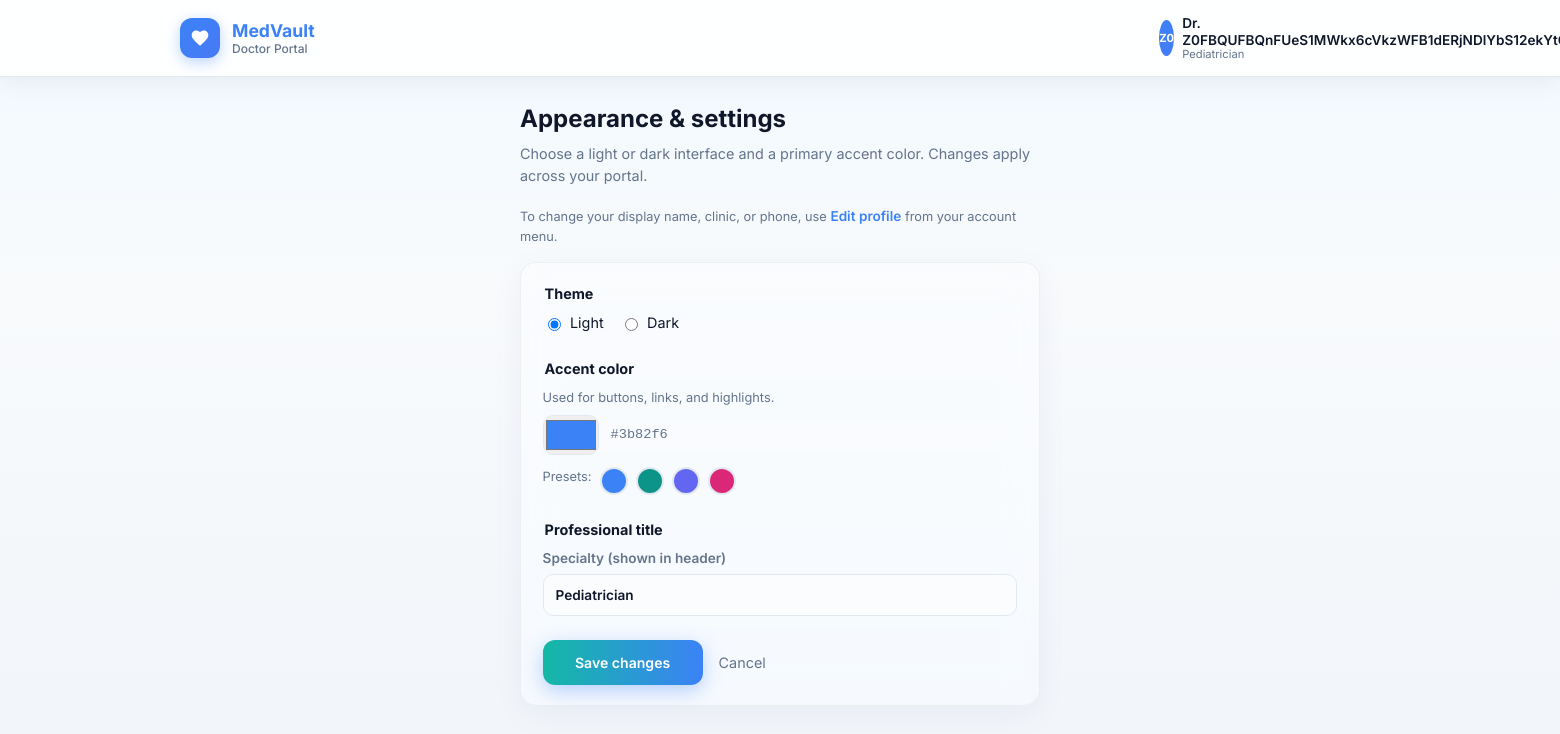
The app's page /settings (signed in) with its own data.
### tables this page shows
CREATE TABLE doctor_profiles (
  user_id INTEGER PRIMARY KEY,
  full_name TEXT NOT NULL DEFAULT '',
  profile_photo TEXT NOT NULL DEFAULT '',
  gender TEXT NOT NULL DEFAULT '',
  dob TEXT NOT NULL DEFAULT '',
  phone TEXT NOT NULL DEFAULT '',
  email TEXT NOT NULL DEFAULT '',
  address TEXT NOT NULL DEFAULT '',
  city TEXT NOT NULL DEFAULT '',
  state TEXT NOT NULL DEFAULT '',
  country TEXT NOT NULL DEFAULT '',
  specialty TEXT NOT NULL DEFAULT '',
  sub_specialty TEXT NOT NULL DEFAULT '',
  registration_number TEXT NOT NULL DEFAULT '',
  medical_council TEXT NOT NULL DEFAULT '',
  years_experience INTEGER NOT NULL DEFAULT 0,
  highest_qualification TEXT NOT NULL DEFAULT '',
  college_university TEXT NOT NULL DEFAULT '',
  hospital_clinic TEXT NOT NULL DEFAULT '',
  position TEXT NOT NULL DEFAULT '',
  consultation_fee REAL NOT NULL DEFAULT 0.0,
  languages_spoken TEXT NOT NULL DEFAULT '',
  working_days TEXT NOT NULL DEFAULT '',
  consultation_hours TEXT NOT NULL DEFAULT '',
  timezone TEXT NOT NULL DEFAULT '',
  online_consultation INTEGER NOT NULL DEFAULT 0,
  offline_consultation INTEGER NOT NULL DEFAULT 0,
  bio TEXT NOT NULL DEFAULT '',
  expertise TEXT NOT NULL DEFAULT '',
  certifications TEXT NOT NULL DEFAULT '',
  awards TEXT NOT NULL DEFAULT '',
  FOREIGN KEY (user_id) REFERENCES "users_old"(id)
);

CREATE TABLE users (
                  id INTEGER PRIMARY KEY AUTOINCREMENT,
                  username TEXT NOT NULL,
                  password_hash TEXT NOT NULL,
                  full_name TEXT NOT NULL DEFAULT '',
                  blood_group TEXT NOT NULL DEFAULT '',
                  allergies TEXT NOT NULL DEFAULT '',
                  medications TEXT NOT NULL DEFAULT '',
                  conditions TEXT NOT NULL DEFAULT '',
                  onboarding_done INTEGER NOT NULL DEFAULT 0,
                  portal_role TEXT NOT NULL DEFAULT 'patient',
                  theme_accent TEXT NOT NULL DEFAULT '#3b82f6',
                  theme_mode TEXT NOT NULL DEFAULT 'light',
                  doctor_specialty TEXT NOT NULL DEFAULT '',
                  doctor_phone TEXT NOT NULL DEFAULT '',
                  doctor_clinic TEXT NOT NULL DEFAULT '',
                  doctor_bio TEXT NOT NULL DEFAULT '',
                  UNIQUE(username, portal_role)
                );

### app_pkg/routes/core.py (the view, shortened to what this page needs)
@core_bp.route("/settings", methods=["GET", "POST"])
@login_required
def settings():
    db = get_db()
    role = _portal_role(current_user.id)
    theme = _portal_theme(current_user.id, current_user.username)
    if role == "doctor":
        row = db.execute(
            "SELECT doctor_specialty FROM users WHERE id = ?",
            (current_user.id,),
        ).fetchone()
        return render_template(
            "doctor_settings.html",
            theme=theme,
            doctor_specialty=(row["doctor_specialty"] or "") if row else "",
            portal_role=role,
        )
    return render_template("patient_settings.html", theme=theme, portal_role=role)

### app_pkg/db.py (called while the page is built)
def get_db():
    if "db" not in g:
        if DATABASE_URL:
            import psycopg2
            pg_conn = psycopg2.connect(DATABASE_URL)
            g.db = PgConnection(pg_conn)
        else:
            conn = sqlite3.connect(current_app.config["DATABASE"])
            conn.row_factory = sqlite3.Row
            g.db = conn
    return g.db

### app_pkg/routes/auth.py (called while the page is built)
@login_manager.user_loader
def load_user(user_id: str):
    db = get_db()
    row = db.execute("SELECT id, username, portal_role FROM users WHERE id = ?", (user_id,)).fetchone()
    if not row:
        return None
    return User(row["id"], row["username"], row["portal_role"])

### app_pkg/routes/core.py (called while the page is built)
def _portal_role(user_id: int) -> str:
    db = get_db()
    row = db.execute("SELECT portal_role FROM users WHERE id = ?", (user_id,)).fetchone()
    if not row or not row["portal_role"]:
        return "patient"
    return str(row["portal_role"]).strip().lower() or "patient"

def _normalize_accent(raw: str) -> str:
    raw = (raw or "").strip()
    if re.fullmatch(r"#[0-9A-Fa-f]{6}", raw):
        return raw
    return "#3b82f6"

def _hex_to_rgb_css(hex_color: str) -> str:
    h = hex_color.lstrip("#")
    if len(h) != 6:
        return "59, 130, 246"
    try:
        r, g, b = int(h[0:2], 16), int(h[2:4], 16), int(h[4:6], 16)
        return f"{r}, {g}, {b}"
    except ValueError:
        return "59, 130, 246"

@core_bp.before_app_request
def check_onboarding():
    if current_user and current_user.is_authenticated:
        if request.path == "/logout" or request.endpoint in ("core.onboarding", "core.complete_onboarding", "auth.logout", "static") or (request.endpoint and request.endpoint.startswith("static")):
            return
        db = get_db()
        row = db.execute("SELECT onboarding_done, portal_role FROM users WHERE id = ?", (int(current_user.id),)).fetchone()
        if row and not row["onboarding_done"]:
            return redirect(url_for("core.onboarding"))

### app_pkg/services/security.py (called while the page is built, shortened)
def _get_cipher() -> Fernet:
    key_from_env = os.environ.get("FERNET_KEY")
    if key_from_env:
        return Fernet(key_from_env.encode("utf-8"))

def decrypt_text(value: str) -> str:
    if not value:
        return ""
    try:
        token = base64.urlsafe_b64decode(value.encode("utf-8"))
        return _get_cipher().decrypt(token).decode("utf-8")
    except (InvalidToken, ValueError):
        return value

### templates/doctor_settings.html (shortened to what this page needs)
{% extends "base_doctor.html" %}
{% block content %}
  <div class="dr-shell dr-shell--narrow">
    <h1 class="dr-page-title">Appearance &amp; settings</h1>
    <p class="dr-page-lead">Choose a light or dark interface and a primary accent color. Changes apply across your portal.</p>
    <p class="dr-hint" style="margin: -0.25rem 0 1rem">
      To change your display name, clinic, or phone, use
      <a href="{{ url_for('core.doctor_profile') }}" class="dr-link">Edit profile</a>
      from your account menu.
    </p>
    <form method="post" class="dr-settings-form dr-panel">
      <fieldset class="dr-fieldset">
        <legend>Theme</legend>
        <div class="dr-radio-row">
          <label class="dr-radio">
            <input type="radio" name="theme_mode" value="light" {% if theme.mode == 'light' %}checked{% endif %} />
            <span>Light</span>
          </label>
          <label class="dr-radio">
            <input type="radio" name="theme_mode" value="dark" {% if theme.mode == 'dark' %}checked{% endif %} />
            <span>Dark</span>
          </label>
        </div>
      </fieldset>
      <fieldset class="dr-fieldset">
        <legend>Accent color</legend>
        <p class="dr-hint">Used for buttons, links, and highlights.</p>
        <div class="dr-color-row">
          <input type="color" name="theme_accent" value="{{ theme.accent }}" class="dr-color-input" id="theme_accent" />
          <label for="theme_accent" class="dr-color-label">{{ theme.accent }}</label>
        </div>
        <div class="dr-presets">
          <span class="dr-hint">Presets:</span>
          <button type="button" class="dr-preset" data-hex="#3b82f6" style="background:#3b82f6" aria-label="Blue"></button>
          <button type="button" class="dr-preset" data-hex="#0d9488" style="background:#0d9488" aria-label="Teal"></button>
          <button type="button" class="dr-preset" data-hex="#6366f1" style="background:#6366f1" aria-label="Indigo"></button>
          <button type="button" class="dr-preset" data-hex="#db2777" style="background:#db2777" aria-label="Pink"></button>
        </div>
      </fieldset>
      <fieldset class="dr-fieldset">
        <legend>Professional title</legend>
        <label class="dr-label-full">
          Specialty (shown in header)
          <input type="text" name="doctor_specialty" value="{{ doctor_specialty }}" placeholder="e.g. Cardiologist" class="dr-input" maxlength="120" />
        </label>
      </fieldset>
      <div class="dr-form-actions">
        <button type="submit" class="dr-btn-gradient dr-btn-gradient--inline">Save changes</button>
        <a href="{{ url_for('core.doctor_dashboard') }}" class="dr-link-muted">Cancel</a>
      </div>
    </form>
  </div>
{% endblock %}

### templates/base_doctor.html (shortened to what this page needs)
<!doctype html>
<html lang="en">
  <head>
    <link rel="stylesheet" href="{{ url_for('static', filename='doctor.css') }}" />
  </head>
  <body
    class="dr-portal"
    data-portal="doctor"
    data-theme="{{ theme.mode }}"
    style="--accent: {{ theme.accent }}; --accent-rgb: {{ theme.accent_rgb }};"
  >
    <header class="dr-topbar">
      <div class="dr-topbar-inner">
        <a href="{{ url_for('core.doctor_dashboard') if theme.portal_role == 'doctor' else url_for('core.dashboard') }}" class="dr-brand">
          <span class="dr-brand-logo" aria-hidden="true">
            <svg viewBox="0 0 24 24" width="20" height="20" fill="currentColor">
              <path d="M12 21.35l-1.45-1.32C5.4 15.36 2 12.28 2 8.5 2 5.42 4.42 3 7.5 3c1.74 0 3.41.81 4.5 2.09C13.09 3.81 14.76 3 16.5 3 19.58 3 22 5.42 22 8.5c0 3.78-3.4 6.86-8.55 11.54L12 21.35z" />
            </svg>
          </span>
          <span class="dr-brand-text">
            <span class="dr-brand-name">MedVault</span>
            <span class="dr-brand-sub">{{ theme.portal_label }}</span>
          </span>
        </a>
        <div class="dr-topbar-actions">
          <div class="dr-profile-wrap">
            <button
              type="button"
              class="dr-profile-trigger"
              id="dr-profile-btn"
              aria-expanded="false"
              aria-haspopup="true"
              aria-label="Open account menu"
            >
              <span class="dr-avatar">{{ theme.initials }}</span>
              <span class="dr-user-meta">
                <span class="dr-user-name">{{ theme.display_name }}</span>
                <span class="dr-user-role">{{ theme.specialty }}</span>
              </span>
            </button>
          </div>
        </div>
      </div>
    </header>
    <main class="dr-main">
      {% block content %}{% endblock %}
    </main>
  </body>
</html>

### records on screen
doctor_profiles: specialty "Pediatrician"
users: theme_accent "#3b82f6", accent "#3b82f6", doctor_specialty "Pediatrician"

### other values on screen
{{ theme.portal_label }} "Doctor Portal"
{{ theme.initials }} "Z0"
{{ theme.display_name }} "Dr.…"
